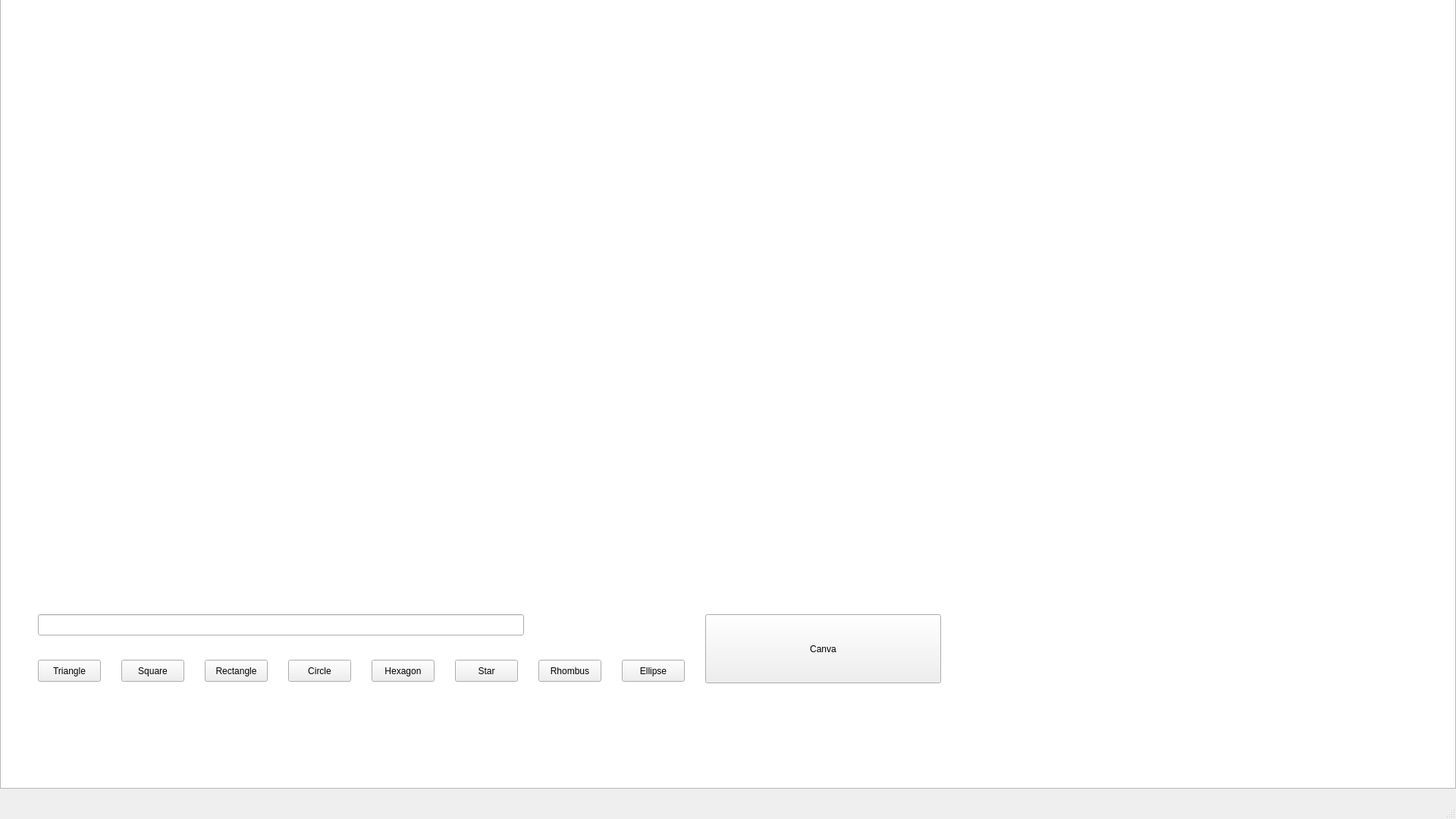
<?xml version="1.0" encoding="UTF-8"?>
<ui version="4.0">
 <class>MainWindow</class>
 <widget class="QMainWindow" name="MainWindow">
  <property name="geometry">
   <rect>
    <x>0</x>
    <y>0</y>
    <width>1920</width>
    <height>1080</height>
   </rect>
  </property>
  <property name="windowTitle">
   <string>MainWindow</string>
  </property>
  <widget class="QWidget" name="centralwidget">
   <widget class="QGraphicsView" name="graphicsView">
    <property name="geometry">
     <rect>
      <x>0</x>
      <y>-40</y>
      <width>1920</width>
      <height>1080</height>
     </rect>
    </property>
   </widget>
   <widget class="QPushButton" name="pushButton_Triangle">
    <property name="geometry">
     <rect>
      <x>50</x>
      <y>870</y>
      <width>83</width>
      <height>29</height>
     </rect>
    </property>
    <property name="text">
     <string>Triangle</string>
    </property>
   </widget>
   <widget class="QPushButton" name="pushButton_Square">
    <property name="geometry">
     <rect>
      <x>160</x>
      <y>870</y>
      <width>83</width>
      <height>29</height>
     </rect>
    </property>
    <property name="text">
     <string>Square</string>
    </property>
   </widget>
   <widget class="QPushButton" name="pushButton_Rectangle">
    <property name="geometry">
     <rect>
      <x>270</x>
      <y>870</y>
      <width>83</width>
      <height>29</height>
     </rect>
    </property>
    <property name="text">
     <string>Rectangle</string>
    </property>
   </widget>
   <widget class="QPushButton" name="pushButton_Circle">
    <property name="geometry">
     <rect>
      <x>380</x>
      <y>870</y>
      <width>83</width>
      <height>29</height>
     </rect>
    </property>
    <property name="text">
     <string>Circle</string>
    </property>
   </widget>
   <widget class="QPushButton" name="pushButton_Hex">
    <property name="geometry">
     <rect>
      <x>490</x>
      <y>870</y>
      <width>83</width>
      <height>29</height>
     </rect>
    </property>
    <property name="text">
     <string>Hexagon</string>
    </property>
   </widget>
   <widget class="QPushButton" name="pushButton_Star">
    <property name="geometry">
     <rect>
      <x>600</x>
      <y>870</y>
      <width>83</width>
      <height>29</height>
     </rect>
    </property>
    <property name="text">
     <string>Star</string>
    </property>
   </widget>
   <widget class="QPushButton" name="pushButton_Rhombus">
    <property name="geometry">
     <rect>
      <x>710</x>
      <y>870</y>
      <width>83</width>
      <height>29</height>
     </rect>
    </property>
    <property name="text">
     <string>Rhombus</string>
    </property>
   </widget>
   <widget class="QLineEdit" name="lineEdit">
    <property name="geometry">
     <rect>
      <x>50</x>
      <y>810</y>
      <width>641</width>
      <height>28</height>
     </rect>
    </property>
    <property name="readOnly">
     <bool>true</bool>
    </property>
   </widget>
   <widget class="QPushButton" name="pushButton_Ellipse">
    <property name="geometry">
     <rect>
      <x>820</x>
      <y>870</y>
      <width>83</width>
      <height>29</height>
     </rect>
    </property>
    <property name="text">
     <string>Ellipse</string>
    </property>
   </widget>
   <widget class="QPushButton" name="pushButton_Canva">
    <property name="geometry">
     <rect>
      <x>930</x>
      <y>810</y>
      <width>311</width>
      <height>91</height>
     </rect>
    </property>
    <property name="text">
     <string>Canva</string>
    </property>
   </widget>
  </widget>
  <widget class="QMenuBar" name="menubar">
   <property name="geometry">
    <rect>
     <x>0</x>
     <y>0</y>
     <width>1920</width>
     <height>25</height>
    </rect>
   </property>
  </widget>
  <widget class="QStatusBar" name="statusbar"/>
 </widget>
 <resources/>
 <connections/>
</ui>
